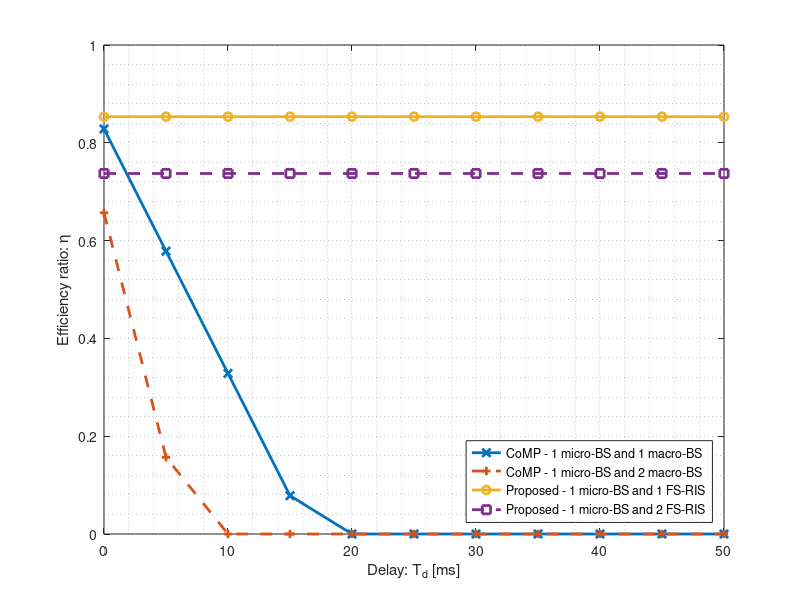
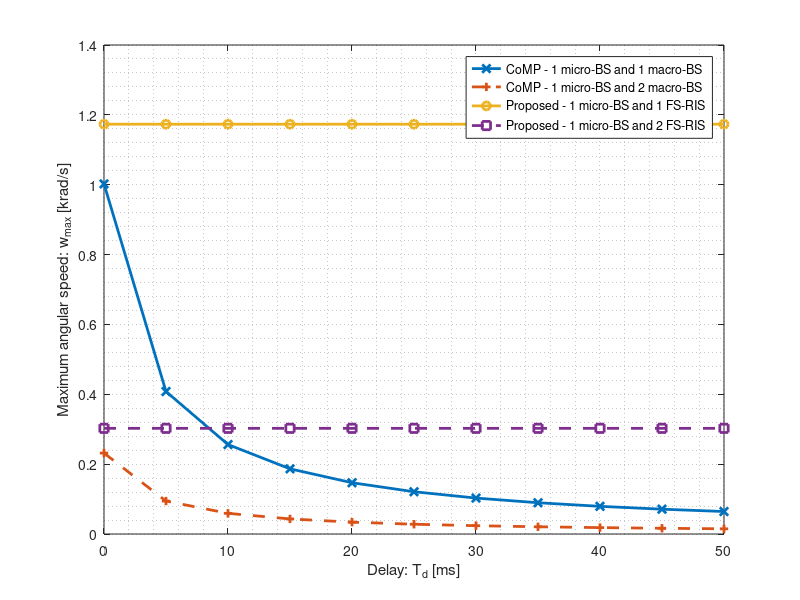

Source code (MATLAB) for these figures, in order:
clc;
clear;
close all;

% Computation of the delay overhead

% Number of beams used in the evaluation for each numerology
N_beams = [4; 8; 64];

% Periods: slot, OFDM and SSB
T_Slot = [1; 0.5; 0.125] * 1e-3;
T_Ofdm = T_Slot / 14;
T_ssb = 4*T_Ofdm;

% Targetted Speed
Wb = [53.36; 6.88; 3.18] / 2;

% Distance
dist = 260;

% Additional factor
fac = 3/2;

% Delays in ms
Delays = 0:5:50;

%% Common part
% Propagation time
T_prop = dist / 3e8;
% Sweeping time
T_sweep = N_beams .* T_ssb;
% Computation time
T_comp = 1e-3;


%% FS-RIS
% Max angular speed rad/s
T_elap2 = T_sweep;
T_elap2(1) = T_elap2(1) * fac + + 2*T_prop;
T_elap2(2) = T_elap2(2) + T_Ofdm(1) + 2*T_prop;
T_elap2(3) = T_elap2(3) + T_Ofdm(2) + 2*T_prop;

Tcs2 = cumsum(T_elap2);
ang_speed_max2 = Wb ./  Tcs2;
ang_speed_max3 = repmat(ang_speed_max2, [1 length(Delays)]);

Tcs3 = repmat(Tcs2, [1 length(Delays)]);

% Allocate
Tcs1 = zeros(3, length(Delays));
ang_speed_max1 = zeros(3, length(Delays));
% loop
for id = 1:length(Delays)
    % Overhead delay
    T_delay = Delays(id) * ones(2,1) * 1e-3;
    
    %% CoMP
    % Max angular speed rad/s
    T_elap1 = fac*T_sweep + 2*T_prop;
    T_elap1(2:end) = T_elap1(2:end) + T_delay;
    Tcs1(:,id) = cumsum(T_elap1);
    ang_speed_max1(:,id) = Wb ./  Tcs1(:,id);
end

Tc10 = 20e-3;

Tcs1(Tcs1>Tc10) = Tc10;

eta10_2 = 1 - Tcs1 ./ Tc10;
eta10_3 = 1 - Tcs3 ./ Tc10;

legendlist{1} = 'CoMP - 1 micro-BS and 1 macro-BS';
legendlist{2} = 'CoMP - 1 micro-BS and 2 macro-BS';
legendlist{3} = 'Proposed - 1 micro-BS and 1 FS-RIS';
legendlist{4} = 'Proposed - 1 micro-BS and 2 FS-RIS';


figure
plot(Delays,eta10_2(2,:), 'x-', 'LineWidth', 2)
hold on
plot(Delays,eta10_2(3,:), '+--', 'LineWidth', 2)
plot(Delays,eta10_3(2,:), 'o-', 'LineWidth', 2)
plot(Delays,eta10_3(3,:), 's--', 'LineWidth', 2)
hold off
xlabel('Delay: T_{d} [ms]');
ylabel('Efficiency ratio: \eta');
legend(legendlist, 'Location', 'southeast');
grid minor
% axis([5 14.5 1e-4 1.1])
offset_vertical = 0.12;
offset_horizontal = 0.1;
set(gca,'position',[offset_horizontal offset_vertical 0.98-offset_horizontal 0.99-offset_vertical],'units','normalized')

figure
plot(Delays,ang_speed_max1(2,:)/1e3, 'x-', 'LineWidth', 2)
hold on
plot(Delays,ang_speed_max1(3,:)/1e3, '+--', 'LineWidth', 2)
plot(Delays,ang_speed_max3(2,:)/1e3, 'o-', 'LineWidth', 2)
plot(Delays,ang_speed_max3(3,:)/1e3, 's--', 'LineWidth', 2)
hold off
xlabel('Delay: T_{d} [ms]');
ylabel('Maximum angular speed: w_{max} [krad/s]');
legend(legendlist);
grid minor
% axis([5 14.5 1e-4 1.1])
offset_vertical = 0.12;
offset_horizontal = 0.1;
set(gca,'position',[offset_horizontal offset_vertical 0.98-offset_horizontal 0.99-offset_vertical],'units','normalized')





